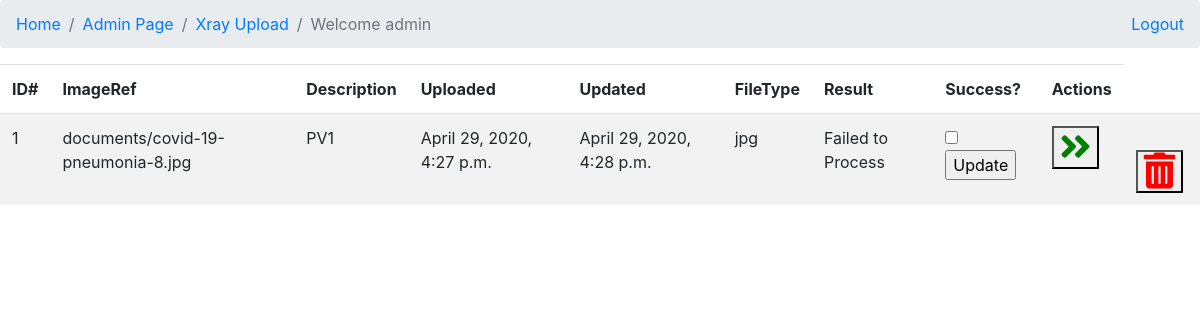
The page /xray/ (signed in) on the database as committed earlier.
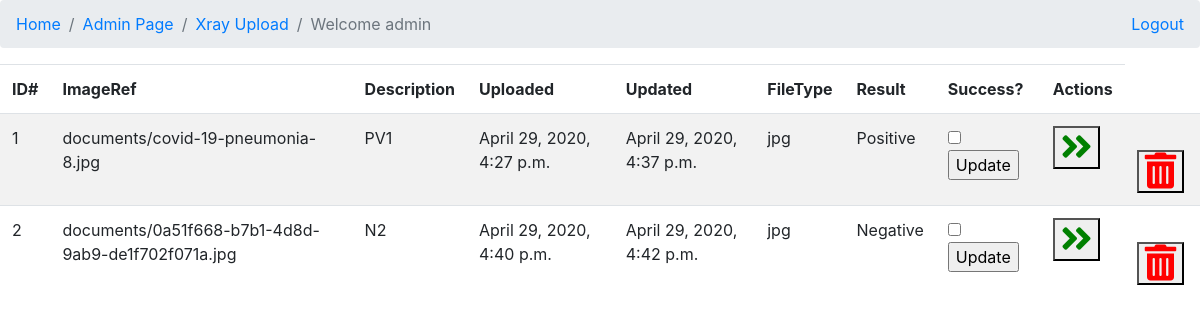
The same page on the database as committed later.
### fileupload/models.py (models this page shows, shortened)
class Document(models.Model):
    created = models.DateTimeField(auto_now_add=True)
    updated = models.DateTimeField(auto_now=True)
    creator = models.CharField(max_length=60, blank=False, default='admin')
    description = models.CharField(max_length=255, blank=True)
    document = models.FileField(upload_to='documents/',blank=True)
    document1 = models.FileField(upload_to='documents/',blank=True)
    document2 = models.FileField(upload_to='documents/',blank=True)
    training_status = models.BooleanField(default=False)
    covidstate = models.CharField(max_length=255, blank=True,default='Not Processed')
    filetype = models.CharField(max_length=10, blank=False, default='jpg')
    predictstate = models.BooleanField(default=False)

### fileupload/views.py (the view)
# urls.py: path('', views.xray_list, name='xray_list'),
def xray_list(request):
    if request.user.is_authenticated:
        if request.user == "admin":
            content = {'xray_list': Document.objects.all()}
        else:
            content = {'xray_list': Document.objects.filter(creator=request.user)}
        return render(request, "xraylist.html", content)
    else:
        return redirect('%s?next=%s' % (settings.LOGIN_URL, request.path))

### templates/xraylist.html (shortened to what this page needs)
{% extends "base.html" %}
{% block content %}
<div id="listid" >
  <table class="table table-striped">
    <thead class="border-bottom font-weight-bold">
      <tr>
          <td>ID#</td>  <td>ImageRef</td>
          <td>Description</td> <td>Uploaded</td><td>Updated</td><td>FileType</td>
          <td>Result</td><td>Success?</td><td>Actions</td>
      </tr>
    </thead>
    <tbody>
      {% for xray in xray_list %}
      <tr>
        <td>{{ forloop.counter }}</td>
        <td>{{xray.document}}</td>
        <td>{{xray.description}}</td>
        <td>{{xray.created}}</td>
        <td>{{xray.updated}}</td>
        <td>{{xray.filetype}}</td>
        <td>{{xray.covidstate}}</td>
        <td>
        <form action="{% url 'xray_update' xray.id %}" method="post">{% csrf_token %}
          {% if xray.predictstate == True %}
          <input type="checkbox" name="predictstate" id="predictstate" checked>
          {% else %}
          <input type="checkbox" name="predictstate" id="predictstate">
          {% endif %}
          <input type="submit" value="Update">
        </form>
      </td>
        <td>
          <form action="/xray/trainmodel/{{ xray.id }}/" method="post" class="d-inline" onclick = "showMessage()" >{% csrf_token %}
            <button id="processpredict" name="processpredict{{ xray.id }}" type="submit" class="btn">
            <i class="fas fa-angle-double-right fa-2x" style='font-size:36px;color:green'></i></a></button>
          </form>
		    </td>
		    <td>
            <form action="{% url 'xray_delete' xray.id %}" method="post" class="d-inline">{% csrf_token %}
              <button id="deleteitem" name="deleteitem{{ xray.id }}" type="submit" class="btn">
               <i class="fas fa-trash-alt fa-2x" style='font-size:36px;color:red'></i></button>
              </form>
        </td>
      </tr>
      {% endfor %}
    </tbody>
  </table>
</div>
{% endblock content %}

Rows that differ between the two databases and show on the page:
changed Document "documents/covid-19-pneumonia-8.jpg": updated "April 29, 2020, 4:28 p.m." → "April 29, 2020, 4:37 p.m."; covidstate "Failed to Process" → "Positive"
added Document: document "documents/0a51f668-b7b1-4d8d-9ab9-de1f702f071a.jpg", description "N2", created "April 29, 2020, 4:40 p.m.", updated "April 29, 2020, 4:42 p.m.", filetype "jpg", covidstate "Negative"
